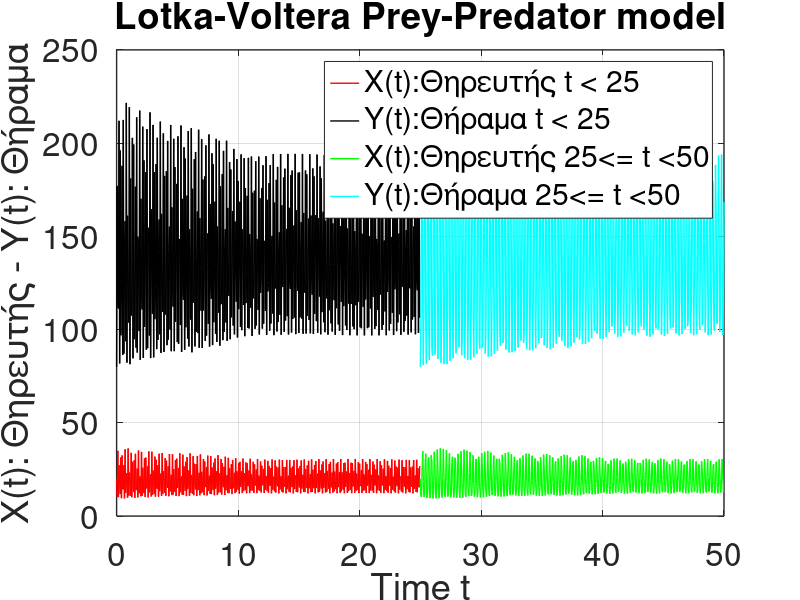
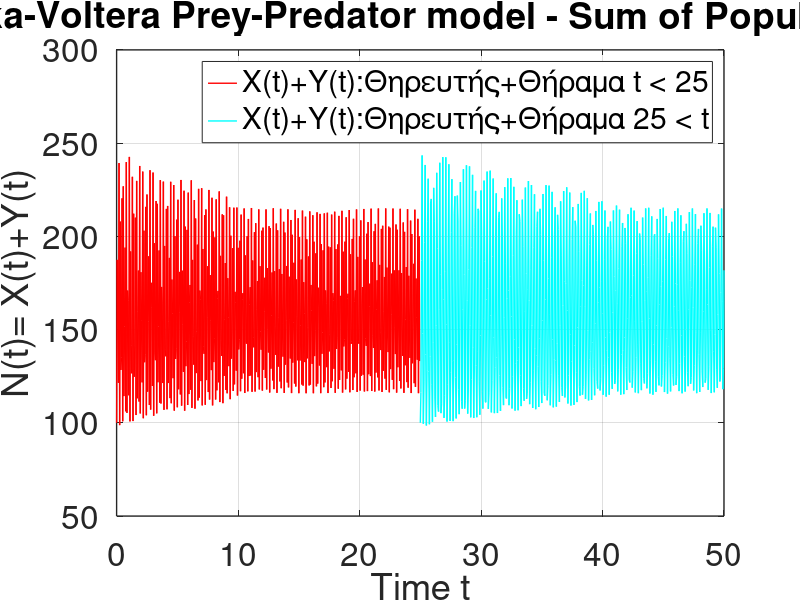
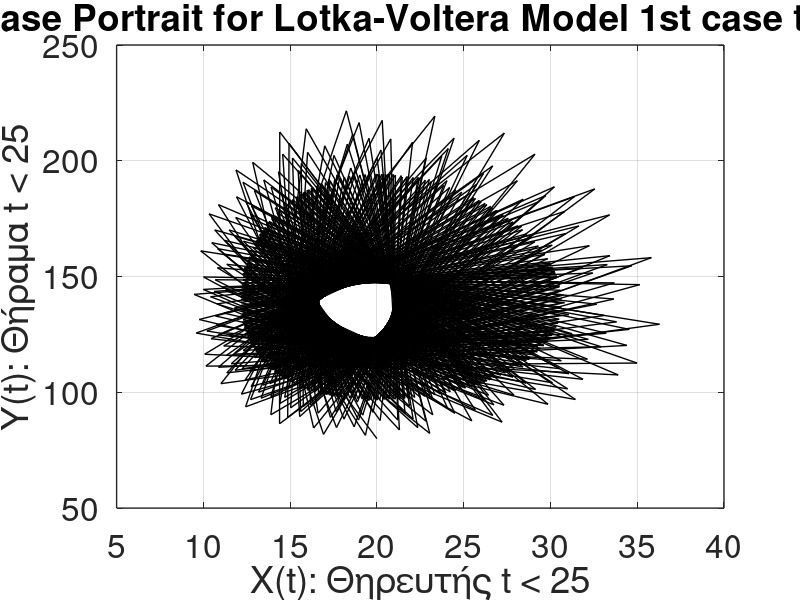
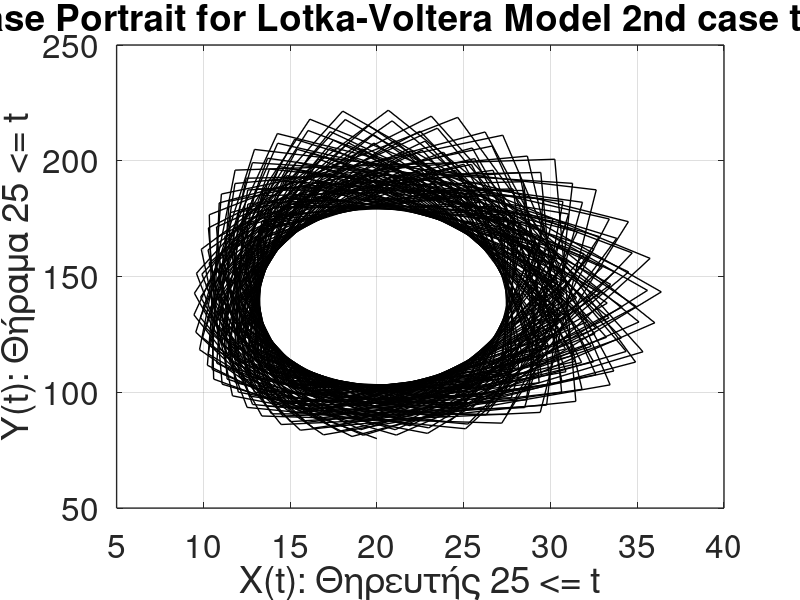

These charts were generated, in order, by the following MATLAB code:
% Lotka-Voltera prey-predator model %

%Initial values and params
y01(1) = 20  % Initial predator population
y01(2) = 80  % Initial prey population
 
% Time intervals
% Tinterval = linspace(0, 50, 1001)   % time step of 0.05 in total 1001 values
% but instead of using Tinterval we split in two halves: Tinterval=Tinterval1+Tinterval2 
Tinterval1 = linspace(0, 24.95, 500)   % time step of 0.05 in total 500 values
Tinterval2 = linspace(25, 50, 501)     % time step of 0.05 in total 501 values

% we have two set of params declared as a vector of two rows
% first row will be used for t < 25
% second row will be used for 25 <= t < 50
params1 = [40 2 0.5 70];
params2 = [20 1 0.25 35]


colors = ['k', 'r']  % predator (X) color black, prey (Y) color red 
colors1 = ['k', 'r']  % predator (X) color black, prey (Y) color red 
colors2 = ['c', 'g']  % predator (X) color black, prey (Y) color red 


% define a function that contains the system of LV odes
function res = LV(t,V, params)
    % Dependent variables V - vector of v1 & v2
    % v1 is the predator population at time t
    % v2 is the prey population at time t 
    v1 = V(1);
    v2 = V(2);
    % pass params to α(=a), β(=b), γ(=c), δ(=d)
    a = params(1);
    b = params(2);
    c = params(3); 
    d = params(4);
    dxdt = (-d)*v1+c*v1*v2;   % rate of predator population X
    dydt = a*v2 - b*v1*v2     % rate of prey population Y
    % Pack-up result
    res = [dxdt; dydt];
end


%  
% use anonymous function and get the handle
rate1 = @(t,V) LV(t,V, params1);
rate2 = @(t,V) LV(t,V, params2);
   
% solve odes by using ode45 and anonymous function handle
% y01 is the initial value vector
% return a vector of type (t, v) where v = v(1), v(2) at any time t
[T1,V1] = ode45(rate1, Tinterval1, y01);
[T2,V2] = ode45(rate2, Tinterval2, y01); 


figure(1)   % First figure for the populations
lgnd1 = sprintf("%s%s", "X(t):", "Θηρευτής t < 25")
lgnd2 = sprintf("%s%s", "Y(t):", "Θήραμα t < 25")
lgnd3 = sprintf("%s%s", "X(t):", "Θηρευτής 25<= t <50")
lgnd4 = sprintf("%s%s", "Y(t):", "Θήραμα 25<= t <50")

h = plot(T1, V1(:,1), 'r', 'linewidth', 1, 'DisplayName', lgnd1, 
         T1, V1(:,2), 'k', 'linewidth', 1, 'DisplayName', lgnd2,
         T2, V2(:,1), 'g', 'linewidth', 1, 'DisplayName', lgnd3,
         T2, V2(:,2), 'c', 'linewidth', 1, 'DisplayName', lgnd4)   
legend;
% display specifics %
xlabel('Time t')
ylabel('X(t): Θηρευτής - Y(t): Θήραμα')
% set grid on
grid on                                   
% additional display properties  for the first figure concentrations S1(t) & S2(t)
set(gca, 'fontsize', 24, 'linewidth', 1)  
title('Lotka-Voltera Prey-Predator model')


figure(2) % Second figure for the sum of populations
lgnd1 = sprintf("%s%s", "X(t)+Y(t):", "Θηρευτής+Θήραμα t < 25")
lgnd2 = sprintf("%s%s", "X(t)+Υ(t):", "Θηρευτής+Θήραμα 25 < t")

h = plot(T1, V1(:,1)+V1(:,2), 'r', 'linewidth', 1, 'DisplayName', lgnd1, 
         T2, V2(:,1)+V2(:,2), 'c', 'linewidth', 1, 'DisplayName', lgnd2)   
legend;
% display specifics %
xlabel('Time t')
ylabel('N(t)= X(t)+Y(t)')
% set grid on
grid on                                   
% additional display properties  for the first figure concentrations S1(t) & S2(t)
set(gca, 'fontsize', 24, 'linewidth', 1)  
title('Lotka-Voltera Prey-Predator model - Sum of Populations')



figure(3) % Third figure for the phase portrait t < 25 
% Phase portait is a plot of X(t)-Θηρευτής vs Y(t)-Θήραμα
h = plot(V1(:,1), V1(:,2), 'k', 'linewidth', 1)   
% display specifics %
xlabel('X(t): Θηρευτής t < 25')
ylabel('Y(t): Θήραμα t < 25')
% set grid on
grid on                                   
% additional display properties
set(gca, 'fontsize', 24, 'linewidth', 1)  
title('Phase Portrait for Lotka-Voltera Model 1st case t < 25')

figure(4) % Forth figure for the phase portrait 25 <= t < 50
% Phase portait is a plot of X(t)-Θηρευτής vs Y(t)-Θήραμα
h = plot(V2(:,1), V2(:,2), 'k', 'linewidth', 1)   
% display specifics %
xlabel('X(t): Θηρευτής 25 <= t')
ylabel('Y(t): Θήραμα 25 <= t')
% set grid on
grid on                                   
% additional display properties
set(gca, 'fontsize', 24, 'linewidth', 1)  
title('Phase Portrait for Lotka-Voltera Model 2nd case t >= 25')
